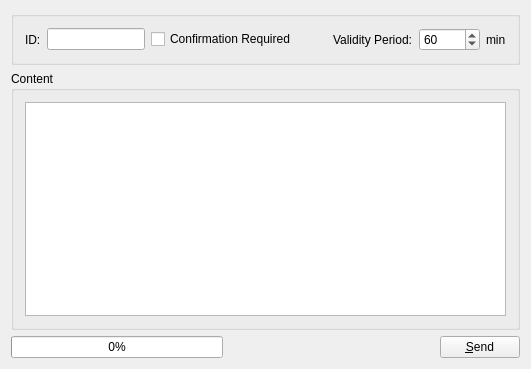
<?xml version="1.0" encoding="UTF-8"?>
<ui version="4.0">
 <class>AnnouncementClass</class>
 <widget class="QWidget" name="AnnouncementClass">
  <property name="geometry">
   <rect>
    <x>0</x>
    <y>0</y>
    <width>531</width>
    <height>369</height>
   </rect>
  </property>
  <property name="windowTitle">
   <string>Announcement</string>
  </property>
  <layout class="QGridLayout" name="gridLayout_3">
   <item row="0" column="0">
    <widget class="QGroupBox" name="groupBoxSettings">
     <property name="title">
      <string/>
     </property>
     <layout class="QVBoxLayout" name="verticalLayout">
      <item>
       <layout class="QHBoxLayout" name="horizontalLayout_2">
        <item>
         <widget class="QLabel" name="labelAnnouncementID">
          <property name="text">
           <string>ID:</string>
          </property>
         </widget>
        </item>
        <item>
         <widget class="QLineEdit" name="lineEditAnnouncementID">
          <property name="sizePolicy">
           <sizepolicy hsizetype="Expanding" vsizetype="Fixed">
            <horstretch>0</horstretch>
            <verstretch>0</verstretch>
           </sizepolicy>
          </property>
          <property name="inputMask">
           <string notr="true"/>
          </property>
          <property name="readOnly">
           <bool>true</bool>
          </property>
         </widget>
        </item>
        <item>
         <widget class="QCheckBox" name="checkBoxConfirmationRequired">
          <property name="text">
           <string>Confirmation Required</string>
          </property>
         </widget>
        </item>
        <item>
         <spacer name="horizontalSpacer_3">
          <property name="orientation">
           <enum>Qt::Horizontal</enum>
          </property>
          <property name="sizeHint" stdset="0">
           <size>
            <width>40</width>
            <height>20</height>
           </size>
          </property>
         </spacer>
        </item>
        <item>
         <widget class="QLabel" name="label_2">
          <property name="text">
           <string>Validity Period:</string>
          </property>
         </widget>
        </item>
        <item>
         <widget class="QSpinBox" name="spinBoxValidityPeriod">
          <property name="suffix">
           <string/>
          </property>
          <property name="minimum">
           <number>0</number>
          </property>
          <property name="maximum">
           <number>99999</number>
          </property>
          <property name="value">
           <number>60</number>
          </property>
         </widget>
        </item>
        <item>
         <widget class="QLabel" name="labelmin">
          <property name="text">
           <string>min</string>
          </property>
         </widget>
        </item>
       </layout>
      </item>
     </layout>
    </widget>
   </item>
   <item row="1" column="0">
    <widget class="QGroupBox" name="groupBoxAnnouncement">
     <property name="title">
      <string>Content</string>
     </property>
     <layout class="QGridLayout" name="gridLayout">
      <item row="0" column="0" colspan="4">
       <widget class="QTextEdit" name="textEdit"/>
      </item>
     </layout>
    </widget>
   </item>
   <item row="2" column="0">
    <layout class="QHBoxLayout" name="horizontalLayout">
     <item>
      <widget class="QProgressBar" name="progressBar">
       <property name="value">
        <number>0</number>
       </property>
      </widget>
     </item>
     <item>
      <spacer name="horizontalSpacer">
       <property name="orientation">
        <enum>Qt::Horizontal</enum>
       </property>
       <property name="sizeHint" stdset="0">
        <size>
         <width>40</width>
         <height>20</height>
        </size>
       </property>
      </spacer>
     </item>
     <item>
      <widget class="QPushButton" name="pushButtonSend">
       <property name="text">
        <string>&amp;Send</string>
       </property>
      </widget>
     </item>
    </layout>
   </item>
  </layout>
 </widget>
 <layoutdefault spacing="6" margin="11"/>
 <resources/>
 <connections/>
</ui>
